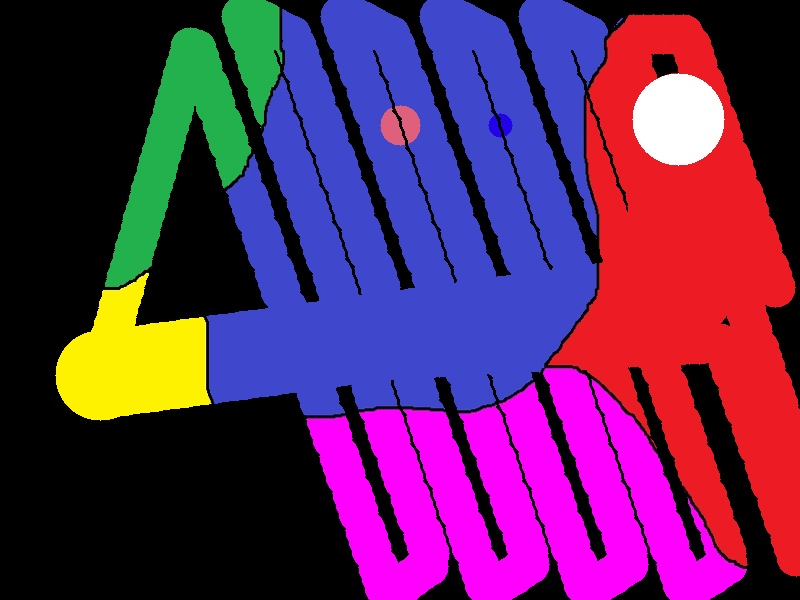
//> input picture image.jpg, 800 x 600 px
$ ./raid2_abhi_conquer   (built with g++ and OpenCV 4)
//> lines starting //> are read from the running program, lines starting //| are printed output that depends on the picture
/*Sudocode 2015
Code for Raid II
Team Name- Peacecoders
Team Members- Abhinav Agarwalla, Kumar Abhinav, Arnav Jain
*/

#include <stdio.h>
#include <iostream>
#include <malloc.h>
#include <unistd.h>
#include <utility>
#include <fstream>
#include <queue>
#include <cstring>
#include <string>
#include <vector>
#include <algorithm>
#include <opencv2/highgui/highgui.hpp>
#include <opencv2/core/core.hpp>
#include <opencv2/opencv.hpp>


#define mk make_pair
#define pb push_back
#define pii pair<int, int>
#define resource_to_radius_ratio 250
#define discover_radius 20
#define PI 3.14
#define pairofpair pair< int , pair< int , int > >

// uncovered area around army = 1.5*ourRadius
// spy is abandones if the distance between its centre and enemy centre <= 20
// visibility radius is 20
// if our resource is less tha 10 .. quit over


using namespace std;
using namespace cv;

//priority queue definitino
ofstream file("radius.txt");
template< typename FirstType, typename SecondType >
struct PairComparator {
  bool operator()( const pair<FirstType, SecondType>& p1, const pair<FirstType, SecondType>& p2 ) const
    {  if( p1.first < p2.first ) return true;
        if( p2.first < p1.first ) return false;
        //return p1.second < p2.second;
    }
};

typedef pair < int , pair <int, int> > P;
struct Order
{
     bool operator()(const P &a,const P &b) const
    {
        return a.first > b.first  ; //&& a.second.first < b.first.first;
    }
};
//global variables :

pair <int ,int > spyPos , armyPos , initialPos ; // first is vertically down distance and second is left side distance
int  ourRadius ;
int ourResource , numEnemy;
    int costAssignSpy;
    float travelCostSpy, travelCostArmy ;
priority_queue<pair<int,pair<int,int> >, vector<pair<int,pair<int,int> > >, Order> enemyData ;

bool isSafe(int r , int c) {
    if((r>=0&&r<=600)&&(c>=0&&c<=800))
        return true ;
    return false ;
}

// IP functions: to line 450 >>>>>>>>>>>>>>>>>>>>>>>>>>>>>>>>>>>>>>>>>>>>>>>>>>>>>>>>>>>>>>>>>>>>>>>>>>>>>>>>>>>>>>>>>>>>>>

typedef struct node
{
    int x;
    int y;
    struct node *next;
}node;

struct sort_pred {
    bool operator()(const std::pair<cv::Point2f,int> &left, const std::pair<cv::Point2f,int> &right) {
        return left.second < right.second;
    }
};

node *rear,*front;
int Radius[20];

char shapes[20][20];
char colors[20][20];

int isEmpty(){
    if(front==NULL)
        return 1;
    else return 0;
}
void enqueue(int x,int y){
    node* t;
    t=(node*)malloc(sizeof(node));
    t->x=x;
    t->y=y;
    t->next=NULL;
    if(isEmpty()){
        front=t;
        rear=front;
    }
    else{
            rear->next=t;
            rear=t;
            rear->next=NULL;
    }
}
void queuefront(int *x,int *y){
    *x=front->x;
    *y=front->y;
    return;
}
void dequeue(){
    node* t;
    if(isEmpty()){
        //printf("Queue Underflow\n");
        return;
    }
    t=front;
    front=t->next;
    free(t);
}

// [10 lines left out: function removesmallblob, not called in this run]

int** blobDetection(cv::Mat binimg,int *count){
    int i,j,k,l,x,y;
    *count=0;
    int blobsize=500;
    int rows = binimg.rows;
    int cols = binimg.cols;
    int **visited;
    visited = (int**)malloc(rows*sizeof(int*));
    for(i=0;i<rows;i++)
        visited[i]=(int*)malloc(cols*sizeof(int));
    for(i=0;i<rows;i++)
        for(j=0;j<cols;j++)
            visited[i][j]=-1;

     for(int i=spyPos.first-30;i<spyPos.first+30;i++)
        for(int j=spyPos.second-30;j<spyPos.second+30;j++){
            if(isSafe(i,j)) {
            if(binimg.at<uchar>(i,j)==255){
                if(visited[i][j]==-1){
                    if(blobsize>400){
                    *count=*count +1;
                    blobsize=0;

                    }
                    else{
                        removesmallblob(binimg,visited,count);
                        blobsize=0;

                    }


                    front=NULL;
                    enqueue(i,j);
                    queuefront(&x,&y);
                    while(!isEmpty()){
                        queuefront(&x,&y);
                        dequeue();

                        for(k=x-1;k<=x+1;k++)
                            for(l=y-1;l<=y+1;l++){
                                if((k>0)&&(k<rows)&&(l>0)&&(l<cols))
                                 if(binimg.at<uchar>(k,l)==255 && visited[k][l]==-1){
                                        enqueue(k,l);
                                        visited[k][l]=*count;
                                        blobsize++;
                                    }
                                 }
                        visited[x][y]=*count;
                        }

                    }
                }
            }
          }
        return visited;
}

node findcentroid(cv::Mat img,int blobno,int **visited){

        int tx=0,ty=0,n=0;
        float cx,cy;
        node centroid;
        centroid.next=NULL;
        int i,j;
        for(i=0;i<img.rows;i++)
            for(j=0;j<img.cols;j++)
                if(visited[i][j]==blobno){
                    tx+=i;
                    ty+=j;
                    n++;
                }

        centroid.x=tx/n;
        centroid.y=ty/n;
        return centroid;
}

// [24 lines left out: function getcolor, not called in this run]

void showblob(cv::Mat binary, int** visited, int blobno){

    cv::Mat blobimg = binary.clone();
    for(int i=0;i<binary.rows; i++){
        for(int j=0;j<binary.cols;j++){
            if(visited[i][j]==blobno){
                blobimg.at<uchar>(i,j) = 255;
            }
            else{
                blobimg.at<uchar>(i,j) = 0;
            }
        }
    }
    /*cv::namedWindow("blob");
    cv::imshow("blob", blobimg);
    cv::waitKey(0);*/
}

int getColor(int b,int g,int r){
  int tol=60;
  if(b<50 && g <50 && r <50)
    return 0;
  if(((b>77-tol) && (b<77+tol)) && ((g >177-tol) && (g<177+tol)) && ((r <35+tol) && (r>35-tol)))
    return 0;
  if(((b>0-tol) && (b<0+tol)) && ((g >242-tol) && (g<242+tol)) && ((r <254+tol) && (r>254-tol)))
    return 0;
  if(((b>254-tol) && (b<254+tol)) && ((g >0-tol) && (g<0+tol)) && ((r <253+tol) && (r>253-tol)))
    return 0;
  if(((b>36-tol) && (b<36+tol)) && ((g >27-tol) && (g<27+tol)) && ((r <237+tol) && (r>237-tol)))
    return 0;
  if(((b>204-tol) && (b<204+tol)) && ((g >71-tol) && (g<71+tol)) && ((r <63+tol) && (r>63-tol)))
    return 0;
  if(((b>250-tol) && (b<250+tol)) && ((g >250-tol) && (g<250+tol)) && ((r <0+tol) && (r>0-tol)))
    return 0;
  if(b>230 && g>230 && b>230)return 0;
  return 1;
}

// [67 lines left out: functions verifyCircle, getCircle, getPointPositions, not called in this run]

void removebackground(cv::Mat img, cv::Mat binary){
    for(int i=1;i<img.rows;i++){
        for(int j=1;j<img.cols;j++){

            int a = img.at<cv::Vec3b>(i,j)[0];
            int b = img.at<cv::Vec3b>(i,j)[1];
            int c = img.at<cv::Vec3b>(i,j)[2];

            int flag = getColor(a,b,c);
            if(flag==0){
                binary.at<uchar>(i,j) = 0;
            }
            else{
                binary.at<uchar>(i,j) = 255;
            }
        }
    }
}

// [100 lines left out: functions getblobimage, get_center_radius, not called in this run]

//IP end >>>>>>>>>>>>>>>>>>>>>>>>>>>>>>>>>>>>>>>>>>>>>>>>>>>>>>>>>>>>>>>>>>>>>>>>>>>>>>>>>>>>>>>>>>>>>>>>>>>>>>>>>>>>>>>>>>>


std::string ext(".jpg");
//
void updateRadius() {
  ourRadius = (int)(ourResource / resource_to_radius_ratio) ;
}
void updateArmyPos(int x , int y) {
    armyPos.first = x ;
    armyPos.second = y ;
}
string moveSpy(int r , int c) {
   string ans ;
   printf("MOVE SPY\n %d %d\n",r,c) ;
 	cin>>ans;
    float dist = sqrt((r-spyPos.first)^2 + (c-spyPos.second)^2) ;
    ourResource -= (int)(dist*travelCostSpy) ;
    updateRadius();
   return ans ;
}
// [17 lines left out: functions moveArmy, abandonSpy, not called in this run]
void assignSpy() {
	string ans ;
	printf("ASSIGN SPY\n");
	cin>>ans;
    ourResource = ourResource - costAssignSpy ;
    updateRadius();
 //  return ans ;
}


pairofpair updateEnemy(Mat img) {
  /*
    updates the enemy location using agie code and the returns the thus found pair of radius and location
  */
    if(img.empty())exit(1);
    static int counter=1;
    std::string filename;
    filename = std::to_string(counter) + ext;
    char* temp = new char[filename.length() + 1];
    strcpy(temp,filename.c_str());
    //cv::imwrite(temp, img);
    counter++;
    delete temp;
    /*cv::namedWindow("image",0);
    cv::imshow("image",img);
    cv::waitKey(0);*/

    cv::Mat gray,canny;
    cv::cvtColor(img, gray, CV_BGR2GRAY);
    cv::Mat binary(img.rows, img.cols, CV_8UC1);
    int count=0, **visited;
    node centroid[20];

    //remove un-necessary background portions of the image
    removebackground(img, binary);

    //performs blob-detection
    visited = blobDetection(binary, &count);
    //cout<<"COunt "<<count<<endl;

    for(int i=1;i<=count;i++){
        centroid[i] = findcentroid(binary, i, visited);
        showblob(binary, visited, i);
    }

    bool flag = false;
    int marked_blob=0;

    //cv::imshow("blob",binary);
    //cv::waitKey(0);

    for(int i=spyPos.first-20;i<spyPos.first+20 && flag==false;i++){
        for(int j=spyPos.second-20;j<spyPos.second+20 && flag==false;j++){
            if(isSafe(i,j)){
                if(binary.at<uchar>(i,j)==255){
                    flag = true;
                    marked_blob = visited[i][j];
                }
            }
        }
    }

    if(flag==false){
        //cout << "No circle found";
      //exit(9);
        return mk(0,mk(0,0));
    }
    else{
        //seperates the blob-image from the binary image
        cv::Mat blobimg = binary.clone();
        getblobimage(blobimg, binary, visited, marked_blob);

        /*cv::namedWindow("blob");
        cv::imshow("blob", blobimg);
        cv::waitKey(0);*/

        cv::Canny(blobimg, canny, 200, 20);

        for(int i=1;i<canny.rows-1;i++){
            for(int j=1;j<canny.cols-1;j++){

                for(int m=i-1;m<i+1;m++){
                    for(int n=j-1;n<j+1;n++){
                        if(img.at<cv::Vec3b>(m,n)[0] < 50 && img.at<cv::Vec3b>(m,n)[1] < 50 && img.at<cv::Vec3b>(m,n)[2] < 50){
                            canny.at<uchar>(i,j) = 0;
                        }
                    }
                }
            }
        }
        /*cv::imshow("image",canny);
        cv::waitKey(0);*/

        std::pair< int , std::pair<int,int> > v;
        v = get_center_radius(canny, img);
       // cout<<"returnign v"<<endl;
       // ofstream file("radius.txt", ios::app);
        file << "at spy pos "<<spyPos.first<<" "<<spyPos.second<<" :: "<<v.first << " " << v.second.first << " " << v.second.second << endl;

        return v;
    }

        /*cv::imshow("image",img);
        cv::waitKey(0);*/
}

bool updateArmy( pairofpair p) {
 bool ans = false ;
 if(p.first==0||p.second.first==0||p.second.second==0)
   return false ;
  if(ourRadius > p.first) {
    //ofstream file("radius.txt", ios::app);
   file<<" our radius : "<<ourRadius<<" opp radius : "<<p.first<<" army moving to "<<p.second.first<<" "<<p.second.second<<endl ;
    moveArmy(p.second.first,p.second.second);
      ourResource += p.first*resource_to_radius_ratio*0.5 ;
      numEnemy--;
      updateRadius() ;
    ans = true ;
  }
  else {
    enemyData.push(p) ;

  }

return ans ;
}

bool snapShot() {

  cv::Mat img  = cv::imread("image.jpg");
  if(img.empty())exit(9);
 // cout<<"reading image "<<endl;
  pairofpair p = updateEnemy(img);
 // cout<<"efef";
  cout<<p.first<<" "<<p.second.first<<" "<<p.second.second<<endl;
  return updateArmy(p) ;
}

void pathPlanner() {
  string answer ;
  int direction =1;
  int stepSize = 40;  //40
  int safeDist = ourResource/resource_to_radius_ratio ;  //distance
  int dx , dy ;
  int pos_x , pos_y ;
  float  theta = 20*(PI/180) ;
  ofstream file1("output.txt");
   pos_x = spyPos.first ; pos_y = spyPos.second ;
  initialPos.first = spyPos.first ; initialPos.second = spyPos.second ;

 while((numEnemy)&&!((pos_y>800)&&(pos_x==0))) {  //execute while the right side is completely uncovered
  dx = stepSize*cos(theta) ; dy = stepSize*sin(theta) ;
  pos_x += direction*dx ; pos_y += direction*dy ;

 if(isSafe(pos_x,pos_y)) {
  //spyPos.first = pos_x ; spyPos.second = pos_y ;
   	answer  = moveSpy(pos_x,pos_y);

 	    file1<<"("<<pos_y<<" "<<pos_x<<") , " ; // comment later


   if(answer=="DONE") {
   	puts("SNAPSHOT\n"); cin>>answer;
    bool ans =  snapShot();
   	 spyPos.first = pos_x ; spyPos.second = pos_y ;
    //check the snapshot ..if enemy radius < ..attack
   }
   else {
   puts("SNAPSHOT\n"); cin>>answer ;
   bool ans =  snapShot();
    assignSpy() ;
    // [4 lines of commented-out code are left out]
       	 	spyPos.second  =	pos_y = pos_y + direction*safeDist*cos(theta) ;
       	 	spyPos.first   =    pos_x =  pos_x + direction*safeDist*sin(theta) ;

         file1<<endl<<"NEW SPY ASSIGNED"<<"  "<<pos_y<<" "<<pos_x<<endl ;

   }

 	//write what to do : return to main
 	//check the snapshot ..if enemy radius < ..attack
   }
 else
  {
       if(((pos_x>600)||(pos_x<0))) {
       	 if(pos_x>600) {
       	 	pos_x -= direction*dx ; pos_y -= direction*dy ; // movung a step back
       	 	pos_y = pos_y + (pos_x-600)*tan(theta) + 1.5*stepSize ;
       	 	pos_x = 600 ;   //formly it was just 600

       	    direction=-1*direction ;
       	 }
       	 else if(pos_x<0) {
       	 	pos_x -= direction*dx ; pos_y -= direction*dy ;  //moving a step back
       	 	pos_y = pos_y + (pos_x)*tan(theta) + stepSize ;
       	 	pos_x = 0  ;
       	 	direction=-1*direction ;
       	 }

        }

  }

 }
 abandonSpy();  //no need to do this .. can be done without that
 assignSpy();
 //
 // theta = theta/2 ;  //can uncomment
 //option 1 :
 pos_x = 600 ; pos_y = initialPos.second*2 ;
 direction = -1 ;
 //option 2 :
 //pos_x = initialPos.first ; pos_y = initialPos.second ;
 //direction = 1 ;
 while((numEnemy)&&!((pos_y<0)&&(pos_x==600))) {  //execute while the right side is completely uncovered

  dx = stepSize*cos(theta) ; dy = stepSize*sin(theta) ;
  pos_x += direction*dx ; pos_y += direction*dy ;

 if(isSafe(pos_x,pos_y)) {
   	answer  = moveSpy(pos_x,pos_y);

 	    file1<<"("<<pos_y<<" "<<pos_x<<") , " ; // comment later


   if(answer=="DONE") {
   	puts("SNAPSHOT\n"); cin>>answer;
   	// bool ans =  snapShot();
     spyPos.first = pos_x ; spyPos.second = pos_y ;
    //check the snapshot ..if enemy radius < ..attack
   }
   else {
   puts("SNAPSHOT\n"); cin>>answer ;
   //bool ans =  snapShot();
    assignSpy() ;
       moveArmy(pos_x,pos_y) ;
            spyPos.second  =	pos_y = pos_y*1.5+ stepSize*sin(theta) ;//+ (pos_x)*tan(theta) + stepSize ;
       	 	spyPos.first =  pos_x =  581 + stepSize*cos(theta)  ;
       	 	direction = -1*abs(direction) ;
         file1<<endl<<"NEW SPY ASSIGNED"<<"  "<<pos_y<<" "<<pos_x<<endl ;

   }

 	//write what to do : return to main
 	//check the snapshot ..if enemy radius < ..attack
 }
 else
 {
       if(((pos_x>600)||(pos_x<0))/*&&(poy_y<800)*/) {
       	 if(pos_x>600) {
       	 	pos_x -= direction*dx ; pos_y -= direction*dy ; // movung a step back
       	 	pos_y = pos_y - (pos_x-600)*tan(theta) - 1.5*stepSize ;
       	 	pos_x = 600 ;   //formly it was just 600

       	    direction=-1*direction ;
       	 }
       	 else if(pos_x<0) {
       	 	pos_x -= direction*dx ; pos_y -= direction*dy ;  //moving a step back
       	 	pos_y = pos_y - (pos_x)*tan(theta) - stepSize ;
       	 	pos_x = 0  ;
       	 	direction=-1*direction ;
       	 }

        }

  }

 }
 abandonSpy();
 puts("SNAPSHOT\n"); cin>>answer;

 while(enemyData.size()>0) {
  moveArmy(enemyData.top().second.first,enemyData.top().second.second);
  puts("SNAPSHOT\n"); cin>>answer ;
 }

}
int main() {
	// Mat image=imread("/home/Documents/Sudocode_new/sudocode/download.jpg",CV_LOAD_IMAGE_COLOR);

      scanf("%d",&ourResource);
//> the answer given: 3
      scanf("%d",&numEnemy);
//> the answer given: 3
      scanf("%d",&costAssignSpy);
//> the answer given: 3
      scanf("%f%f",&travelCostSpy,&travelCostArmy) ;
//> the answer given: 2 2

    updateRadius() ;

	int **grid= (int **)malloc(sizeof(int)*600);
	for(int i=0;i<600;i++){
		grid[i]=(int *)malloc(sizeof(int)*800);
		for(int j=0;j<800;j++)
			grid[i][j]= -99999;
	}

    // get snapshot and using the function find the centre pixel of army and update it in the armyPos pair
       updateArmyPos(3,180);
       spyPos.first = armyPos.first ; spyPos.second = armyPos.second;
       assignSpy();
//> the answer given: image.jpg
       string ans ;
       puts("SNAPSHOT\n"); cin>>ans;
//> the answer given: image.jpg
       pathPlanner();
//> the answer given: image.jpg
//> the answer given: image.jpg
//> in snapShot, img is the input picture: 600 rows x 800 cols, CV_8UC3; mean B, G, R 92.3, 39.7, 93.4
//> in updateEnemy, `cv::cvtColor(img, gray, CV_BGR2GRAY);`:
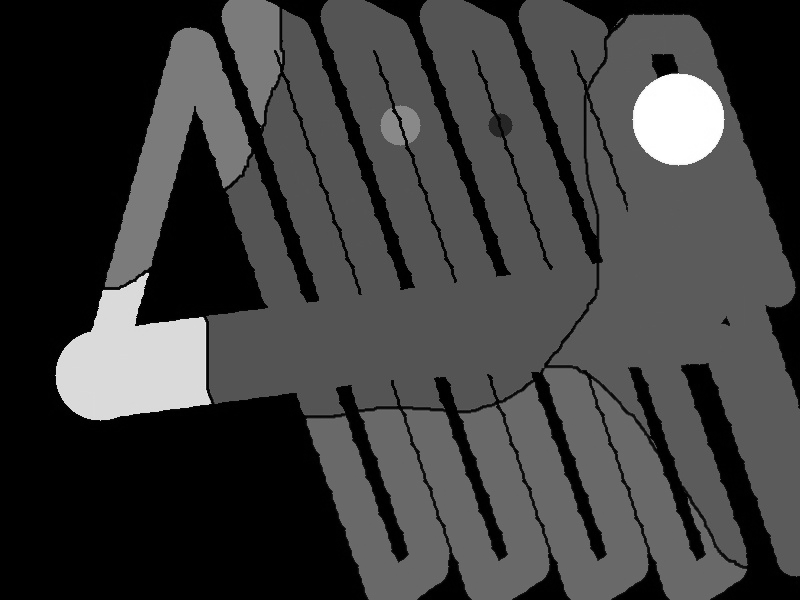
//> gray: 600 rows x 800 cols, CV_8UC1; min 0, max 255, mean 61.8
//> after the loop in removebackground, `for(int i=1;i<img.rows;i++)`:
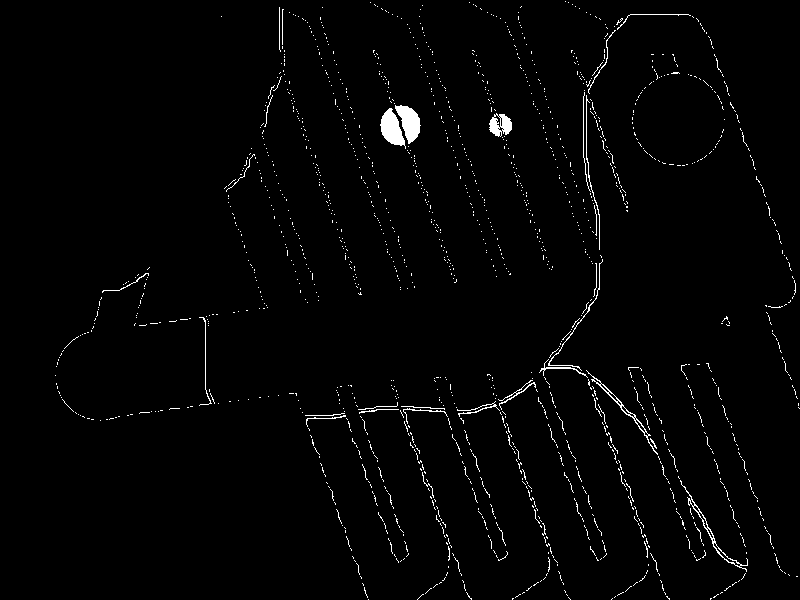
//> binary: 600 rows x 800 cols, CV_8UC1; 1.8% white in thin lines or dots
//> after the loop in blobDetection, `for(int i=spyPos.first-30;i<spyPos.first+30;i++)`: blobsize = 500; x = 0
//> after the loop in updateEnemy, `for(int i=1;i<=count;i++)`: centroid = 20 items
//> after the loop in updateEnemy, `for(int i=spyPos.first-20;i<spyPos.first+20 && flag==false;i++)`: flag = false; marked_blob = 0
//| 0 0 0
//> in pathPlanner, `bool ans =  snapShot();`: ans = false
//> the answer given: image.jpg
//> (the run ends here: the program needs input that this run does not give, at `puts("SNAPSHOT\n"); cin>>answer ;`)
